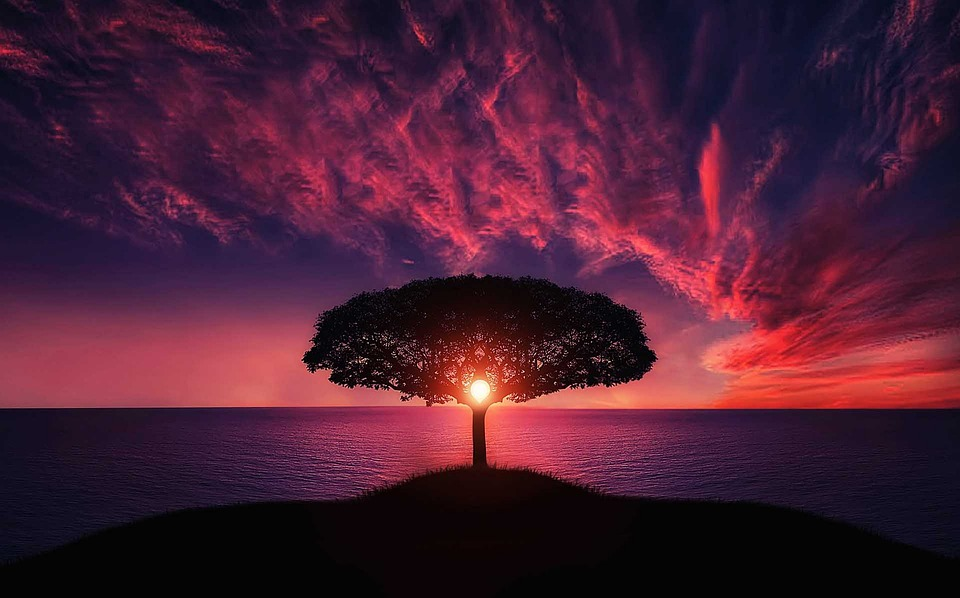
#> input picture free-stock.jpg, 960 x 598 px
$ python custom.py
#> lines starting #> are read from the running program, lines starting #| are printed output that depends on the picture
### common.py
import imageio.v2 as imageio
import numpy as np

def read_file(file_path):
    """Gets the pixels of an image.

    Args:
    file_path: Name of the file to read. Paths relative to the home directory or absolute paths are accepted.

    Returns:
    The output matrix which has the following format.
    [
        row1 -->[[r,g,b], [r, g, b]],
        row2 -->[[r,g,b], [r, g, b]]
    ]
    """
#> called with file_path = 'free-stock.jpg'
    try:
        return imageio.imread(file_path).tolist()
    except Exception as e:
        print(e)
        return []

def write_file(file_name, image_matrix):
    """Write the matrix to a file. This will not overwrite a file that already exists.

    Args:
    file_name: Name of the file. Accepts paths relative to home, or absolute paths.
    image_matrix: An array with the following format.
    [
        row1 -->[[r,g,b], [r, g, b]],
        row2 -->[[r,g,b], [r, g, b]]
    ]
    """
    im = np.array(image_matrix).astype(np.uint8)
    imageio.imwrite(file_name, im)

### custom.py
import common
import random
def polka_box(image_matrix):
    height = len(image_matrix)
    width = len(image_matrix[0])
    center_row = height // 2
    center_col = width // 2
    size_of_dot = 10
    #random.randint(50,70)
    for i in range(random.randint(100,150)):
        center_row = random.randint((size_of_dot//2),height-(size_of_dot//2)-1)
        center_col = random.randint((size_of_dot//2),width -(size_of_dot//2)-1)

        rand_color = (random.randint(0,255),random.randint(0,255),random.randint(0,255))
        for row in range(center_row - (size_of_dot//2), center_row + (size_of_dot//2)):
            for col in range(center_col - (size_of_dot//2), center_col + (size_of_dot//2)):
                image_matrix[row][col] = rand_color
    return image_matrix

my_pic = common.read_file("free-stock.jpg")
#> my_pic = 598 items

custom_filter = polka_box(my_pic)
#> in polka_box, `height = len(image_matrix)`: height = 598
#> in polka_box, `width = len(image_matrix[0])`: width = 960
#> in polka_box, `center_row = height // 2`: center_row = 299
#> in polka_box, `center_col = width // 2`: center_col = 480
#> the loop in polka_box, `for i in range(random.randint(100,150)):` made 124 passes
#> (center_row, center_col) on passes 1 to 12: (435, 46), (315, 493), (293, 148), (322, 106), (578, 108), (214, 570), (68, 829), (6, 631), (338, 725), (249, 827), (87, 332), (569, 303)
#> after the loop in polka_box, `for i in range(random.randint(100,150)):`: image_matrix = 598 items
#> custom_filter = 598 items

common.write_file("custom_free-stock.jpg",custom_filter)
#> in write_file, `im = np.array(image_matrix).astype(np.uint8)`:
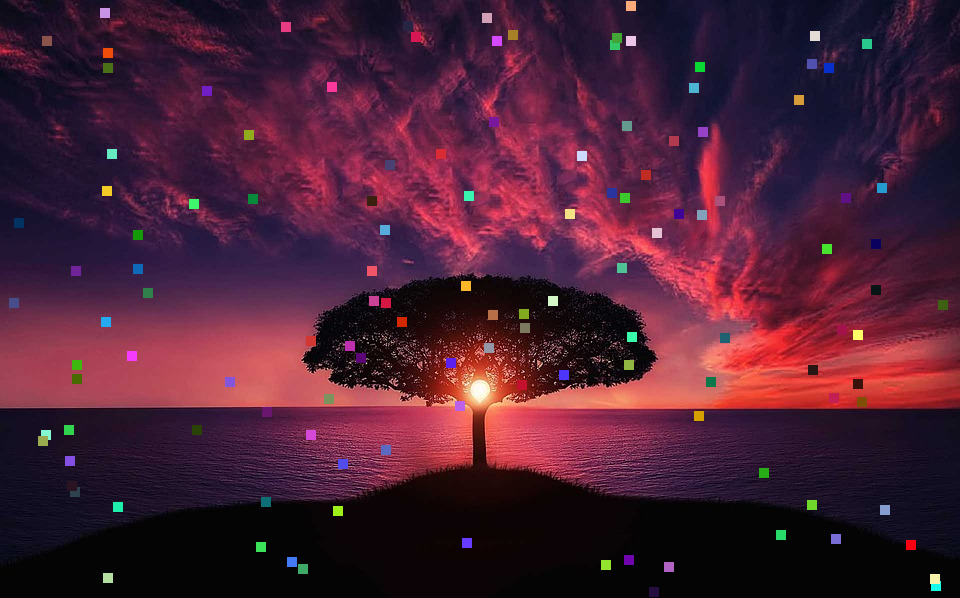
#> im: shape (598, 960, 3); mean of channels 0, 1, 2 74.6, 32.2, 52.7; drawn as R, G, B
